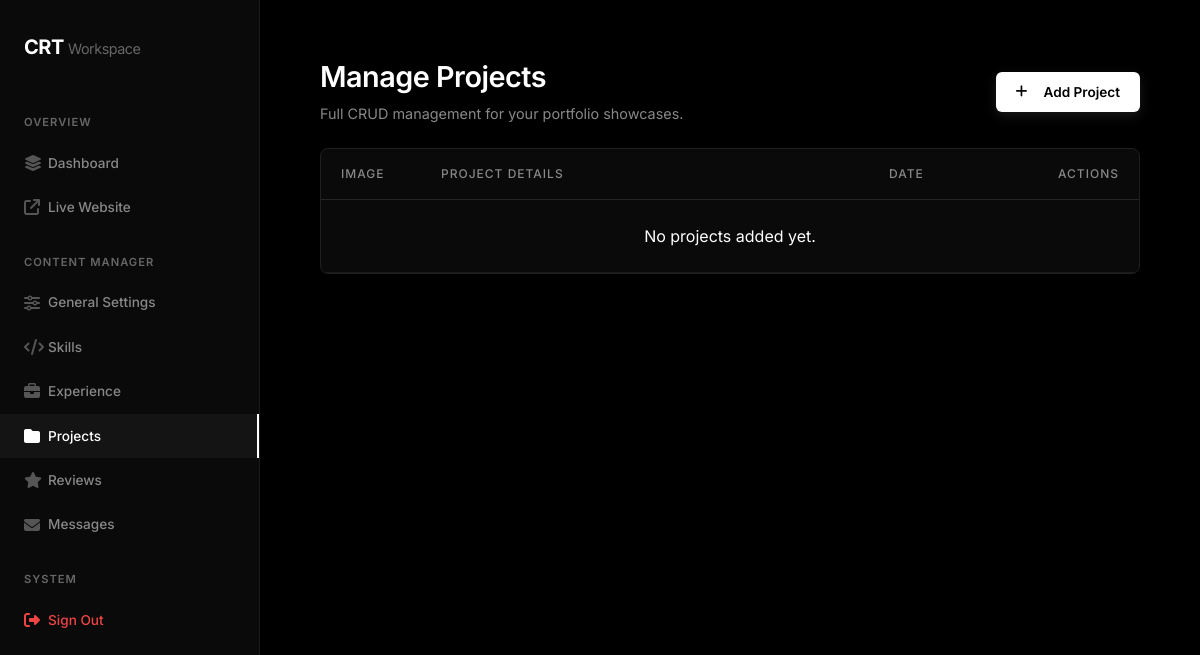
Before: /admin/projects.php (signed in) with the older database file.
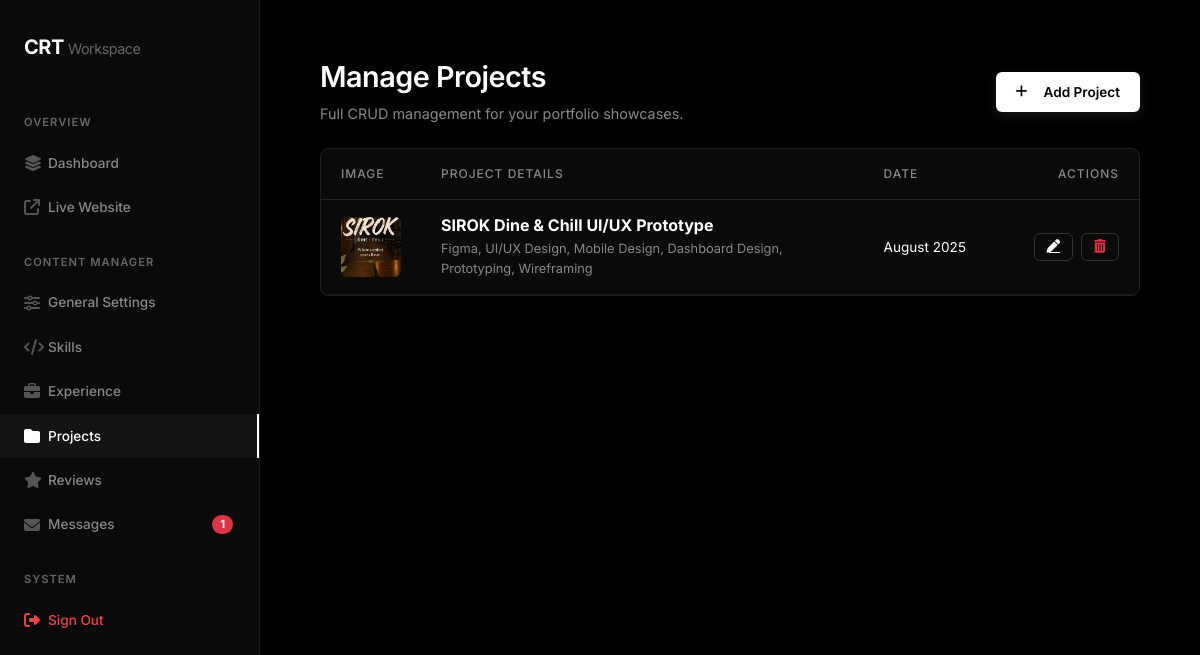
After: the same page with the newer database file.
### tables this page shows
CREATE TABLE `projects` (
  `id` int(11) NOT NULL,
  `title` varchar(100) DEFAULT NULL,
  `description` text DEFAULT NULL,
  `icon_class` varchar(50) DEFAULT NULL,
  `tags` varchar(255) DEFAULT NULL,
  `client` varchar(255) DEFAULT NULL,
  `project_date` varchar(255) DEFAULT NULL,
  `main_image` varchar(255) DEFAULT NULL,
  `additional_images` text DEFAULT NULL,
  `link` varchar(255) DEFAULT NULL
);

### includes/db.php (called while the page is built, shortened)
<?php
$is_localhost = isset($_SERVER['HTTP_HOST']) && ($_SERVER['HTTP_HOST'] === 'localhost' || $_SERVER['HTTP_HOST'] === '127.0.0.1' || in_array($_SERVER['REMOTE_ADDR'], ['127.0.0.1', '::1']));
$base_url = $is_localhost ? '/garu' : '';
?>

### admin/projects.php (the view, shortened to what the changed rows need)
<?php
include 'includes/header.php';
$base_url = $base_url ?? '';
$projects = $pdo->query("SELECT * FROM projects ORDER BY id DESC")->fetchAll();
$edit_data = null;
?>
    <div class="d-flex justify-content-between align-items-center mb-4">
        <div>
            <h1 class="page-title"><?= $edit_data ? 'Edit Project' : 'Manage Projects' ?></h1>
        </div>
    </div>
    <?php if($edit_data): ?>
    <div class="card-custom">
        <form method="POST" enctype="multipart/form-data">
            <input type="hidden" name="action" value="edit">
            <input type="hidden" name="project_id" value="<?= $edit_data['id'] ?>">
            <input type="hidden" name="existing_main_image" value="<?= htmlspecialchars($edit_data['main_image'] ?? '') ?>">
            <input type="hidden" name="existing_additional_images" value="<?= htmlspecialchars($edit_data['additional_images'] ?? '') ?>">
            <div class="row g-4 mb-4">
                <div class="col-12">
                    <label class="form-label">Project Title *</label>
                    <input type="text" name="title" class="form-control" value="<?= htmlspecialchars($edit_data['title'] ?? '') ?>" required>
                </div>
                <div class="col-12">
                    <label class="form-label">Description *</label>
                    <textarea name="description" class="form-control" rows="4" required><?= htmlspecialchars($edit_data['description'] ?? '') ?></textarea>
                </div>
                <div class="col-md-6">
                    <label class="form-label">Tech Stack (Comma separated)</label>
                    <input type="text" name="tags" class="form-control" value="<?= htmlspecialchars($edit_data['tags'] ?? '') ?>">
                </div>
                <div class="col-md-6">
                    <label class="form-label">Project Link</label>
                    <input type="text" name="link" class="form-control" value="<?= htmlspecialchars($edit_data['link'] ?? '') ?>">
                </div>
                <div class="col-md-6">
                    <label class="form-label">Client</label>
                    <input type="text" name="client" class="form-control" value="<?= htmlspecialchars($edit_data['client'] ?? '') ?>">
                </div>
                <div class="col-md-6">
                    <label class="form-label">Project Date</label>
                    <input type="text" name="project_date" class="form-control" value="<?= htmlspecialchars($edit_data['project_date'] ?? '') ?>">
                </div>
            </div>
            <h5 class="text-white fs-6 mb-3 fw-bold border-top border-secondary pt-4">Media Uploads</h5>
            <div class="row g-4">
                <div class="col-md-6">
                    <label class="form-label">Main Project Image (replaces existing)</label>
                    <input type="file" name="main_image" class="form-control" accept="image/jpeg, image/png, image/webp">
                    <?php if($edit_data['main_image']): ?>
                        <div class="mt-2 p-2 border border-secondary rounded" style="background: #111;">
                            <img src="<?= $base_url ?>/assets/images/projects/<?= htmlspecialchars($edit_data['main_image']) ?>" class="img-fluid rounded mb-2" style="max-height: 100px;">
                            <div class="text-end">
                                <a href="?delete_img=<?= $edit_data['main_image'] ?>&pid=<?= $edit_data['id'] ?>" class="text-danger" style="font-size: 0.8rem;" onclick="return confirm('Delete this image?')"><i class="fa-solid fa-trash me-1"></i> Remove</a>
                            </div>
                        </div>
                    <?php endif; ?>
                </div>
                <div class="col-md-6">
                    <label class="form-label">Additional Images (Multiple)</label>
                    <input type="file" name="additional_images[]" class="form-control" multiple accept="image/jpeg, image/png, image/webp">
                    <small class="text-muted-custom mt-1 d-block" style="font-size: 0.75rem;"><i class="fa-solid fa-circle-info me-1"></i> Tip: Hold down <strong>Ctrl</strong> (Windows) or <strong>Cmd</strong> (Mac) to select multiple images at once.</small>
                    <?php if($edit_data['additional_images']): ?>
                        <div class="mt-3">
                            <span class="text-muted-custom d-block mb-1 small fw-bold">Active Gallery Carousel Images:</span>
                            <div class="p-2 border border-secondary rounded d-flex gap-2 flex-wrap" style="background: #111;">
                                <?php foreach(explode(',', $edit_data['additional_images']) as $img): if(!$img) continue; ?>
                                    <div class="position-relative">
                                        <img src="<?= $base_url ?>/assets/images/projects/<?= htmlspecialchars($img) ?>" class="rounded" style="height: 60px; width: 60px; object-fit: cover;">
                                        <a href="?delete_img=<?= $img ?>&pid=<?= $edit_data['id'] ?>" class="position-absolute top-0 end-0 bg-danger text-white rounded-circle d-flex align-items-center justify-content-center text-decoration-none" style="width: 20px; height: 20px; font-size: 0.6rem; transform: translate(30%, -30%);" onclick="return confirm('Delete this image?')"><i class="fa-solid fa-xmark"></i></a>
                                    </div>
                                <?php endforeach; ?>
                            </div>
                        </div>
                    <?php endif; ?>
                </div>
            </div>
            <div class="mt-5 text-end">
                <button type="submit" class="btn-primary-custom px-4 py-2">Update Project</button>
            </div>
        </form>
    </div>
    <?php else: ?>
    <div class="card-custom p-0 overflow-hidden">
        <table class="table mb-0">
            <thead>
                <tr>
                    <th style="width: 100px;">Image</th>
                    <th>Project Details</th>
                    <th style="width: 150px;">Date</th>
                    <th style="width: 120px;" class="text-end">Actions</th>
                </tr>
            </thead>
            <tbody>
                <?php foreach($projects as $proj): ?>
                <tr>
                    <td>
                        <?php if($proj['main_image']): ?>
                            <img src="<?= $base_url ?>/assets/images/projects/<?= htmlspecialchars($proj['main_image']) ?>" class="rounded" style="width: 60px; height: 60px; object-fit: cover;">
                        <?php else: ?>
                            <div class="rounded d-flex align-items-center justify-content-center bg-dark" style="width: 60px; height: 60px; border: 1px solid #333;">
                                <i class="fa-solid fa-image text-muted-custom"></i>
                            </div>
                        <?php endif; ?>
                    </td>
                    <td>
                        <h6 class="fw-bold mb-1 text-white"><?= htmlspecialchars($proj['title']) ?></h6>
                        <div class="text-muted-custom" style="font-size: 0.8rem;"><?= htmlspecialchars($proj['tags']) ?></div>
                    </td>
                    <td class="text-muted-custom" style="font-size: 0.85rem;"><?= htmlspecialchars($proj['project_date'] ?: 'N/A') ?></td>
                    <td class="text-end">
                        <div class="d-flex gap-2 justify-content-end">
                            <a href="?edit=<?= $proj['id'] ?>" class="btn-outline-custom" style="border-color: #333; padding: 6px 12px;">
                                <i class="fa-solid fa-pen"></i>
                            </a>
                            <a href="?delete=<?= $proj['id'] ?>" class="btn-outline-custom text-danger delete-btn" style="border-color: #333; padding: 6px 12px;">
                                <i class="fa-solid fa-trash-can"></i>
                            </a>
                        </div>
                    </td>
                </tr>
                <?php endforeach; ?>
                <?php if(count($projects) == 0): ?>
                <tr>
                    <td colspan="4" class="text-center text-muted-custom py-4">No projects added yet.</td>
                </tr>
                <?php endif; ?>
            </tbody>
        </table>
    </div>
    <?php endif; ?>
<?php include 'includes/footer.php'; ?>

### admin/includes/header.php (shortened to what the changed rows need)
<?php
include '../includes/db.php';
$current_page = basename($_SERVER['PHP_SELF'], ".php");
?>
<!DOCTYPE html>
<html lang="en">
<head>
    <link href="https://cdn.jsdelivr.net/npm/bootstrap@5.3.3/dist/css/bootstrap.min.css" rel="stylesheet">
    <link rel="stylesheet" href="https://cdnjs.cloudflare.com/ajax/libs/font-awesome/6.4.0/css/all.min.css">
</head>
<body>
    <div class="sidebar">
        <?php
        $unread_stmt = $pdo->query("SELECT COUNT(*) FROM messages WHERE is_read = 0");
        $unread_count = $unread_stmt->fetchColumn();
        ?>
        <a href="messages" class="nav-link <?= $current_page=='messages'?'active':'' ?>"><i class="fa-solid fa-envelope"></i> Messages <?php if($unread_count > 0): ?><span class="badge bg-danger ms-auto" style="font-size: 0.7rem; padding: 4px 8px; border-radius: 50px;"><?= $unread_count ?></span><?php endif; ?></a>
    </div>
    <div class="content-area">

Changed rows visible on the page:
added projects: main_image (picture), title "SIROK Dine & Chill UI/UX Prototype", tags "Figma, UI/UX Design, Mobile Design, Dashboard Design, Prototyping, Wireframing", project_date "August 2025"
Other visible differences:
$unread_count: (not shown) → "1"
text no longer shown: "No projects added yet."
